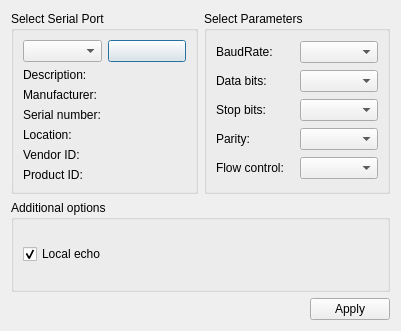
<?xml version="1.0" encoding="UTF-8"?>
<ui version="4.0">
 <class>SettingsDialog</class>
 <widget class="QDialog" name="SettingsDialog">
  <property name="geometry">
   <rect>
    <x>0</x>
    <y>0</y>
    <width>401</width>
    <height>331</height>
   </rect>
  </property>
  <property name="windowTitle">
   <string>Settings</string>
  </property>
  <layout class="QGridLayout" name="gridLayout_3">
   <item row="0" column="1">
    <widget class="QGroupBox" name="parametersBox">
     <property name="title">
      <string>Select Parameters</string>
     </property>
     <layout class="QGridLayout" name="gridLayout_2">
      <item row="1" column="0">
       <widget class="QLabel" name="dataBitsLabel">
        <property name="text">
         <string>Data bits:</string>
        </property>
       </widget>
      </item>
      <item row="5" column="1">
       <widget class="QComboBox" name="flowControlBox"/>
      </item>
      <item row="0" column="0">
       <widget class="QLabel" name="baudRateLabel">
        <property name="text">
         <string>BaudRate:</string>
        </property>
       </widget>
      </item>
      <item row="1" column="1">
       <widget class="QComboBox" name="dataBitsBox"/>
      </item>
      <item row="0" column="1">
       <widget class="QComboBox" name="baudRateBox"/>
      </item>
      <item row="3" column="1">
       <widget class="QComboBox" name="parityBox"/>
      </item>
      <item row="3" column="0">
       <widget class="QLabel" name="parityLabel">
        <property name="text">
         <string>Parity:</string>
        </property>
       </widget>
      </item>
      <item row="5" column="0">
       <widget class="QLabel" name="flowControlLabel">
        <property name="text">
         <string>Flow control:</string>
        </property>
       </widget>
      </item>
      <item row="2" column="0">
       <widget class="QLabel" name="stopBitsLabel">
        <property name="text">
         <string>Stop bits:</string>
        </property>
       </widget>
      </item>
      <item row="2" column="1">
       <widget class="QComboBox" name="stopBitsBox"/>
      </item>
     </layout>
    </widget>
   </item>
   <item row="0" column="0">
    <widget class="QGroupBox" name="selectBox">
     <property name="title">
      <string>Select Serial Port</string>
     </property>
     <layout class="QGridLayout" name="gridLayout">
      <item row="0" column="0">
       <widget class="QComboBox" name="serialPortInfoListBox"/>
      </item>
      <item row="2" column="0">
       <widget class="QLabel" name="manufacturerLabel">
        <property name="text">
         <string>Manufacturer:</string>
        </property>
       </widget>
      </item>
      <item row="6" column="0">
       <widget class="QLabel" name="pidLabel">
        <property name="text">
         <string>Product ID:</string>
        </property>
       </widget>
      </item>
      <item row="4" column="0">
       <widget class="QLabel" name="locationLabel">
        <property name="text">
         <string>Location:</string>
        </property>
       </widget>
      </item>
      <item row="3" column="0">
       <widget class="QLabel" name="serialNumberLabel">
        <property name="text">
         <string>Serial number:</string>
        </property>
       </widget>
      </item>
      <item row="5" column="0">
       <widget class="QLabel" name="vidLabel">
        <property name="text">
         <string>Vendor ID:</string>
        </property>
       </widget>
      </item>
      <item row="1" column="0">
       <widget class="QLabel" name="descriptionLabel">
        <property name="text">
         <string>Description:</string>
        </property>
       </widget>
      </item>
      <item row="0" column="1">
       <widget class="QPushButton" name="pushButton">
        <property name="text">
         <string/>
        </property>
        <property name="icon">
         <iconset resource="terminal.qrc">
          <normaloff>:/images/refresh.png</normaloff>:/images/refresh.png</iconset>
        </property>
       </widget>
      </item>
     </layout>
    </widget>
   </item>
   <item row="2" column="0" colspan="2">
    <layout class="QHBoxLayout" name="horizontalLayout">
     <item>
      <spacer name="horizontalSpacer">
       <property name="orientation">
        <enum>Qt::Horizontal</enum>
       </property>
       <property name="sizeHint" stdset="0">
        <size>
         <width>96</width>
         <height>20</height>
        </size>
       </property>
      </spacer>
     </item>
     <item>
      <widget class="QPushButton" name="applyButton">
       <property name="text">
        <string>Apply</string>
       </property>
      </widget>
     </item>
    </layout>
   </item>
   <item row="1" column="0" colspan="2">
    <widget class="QGroupBox" name="additionalOptionsGroupBox">
     <property name="title">
      <string>Additional options</string>
     </property>
     <layout class="QVBoxLayout" name="verticalLayout">
      <item>
       <widget class="QCheckBox" name="localEchoCheckBox">
        <property name="text">
         <string>Local echo</string>
        </property>
        <property name="checked">
         <bool>true</bool>
        </property>
       </widget>
      </item>
     </layout>
    </widget>
   </item>
  </layout>
 </widget>
 <resources>
  <include location="terminal.qrc"/>
 </resources>
 <connections/>
</ui>
